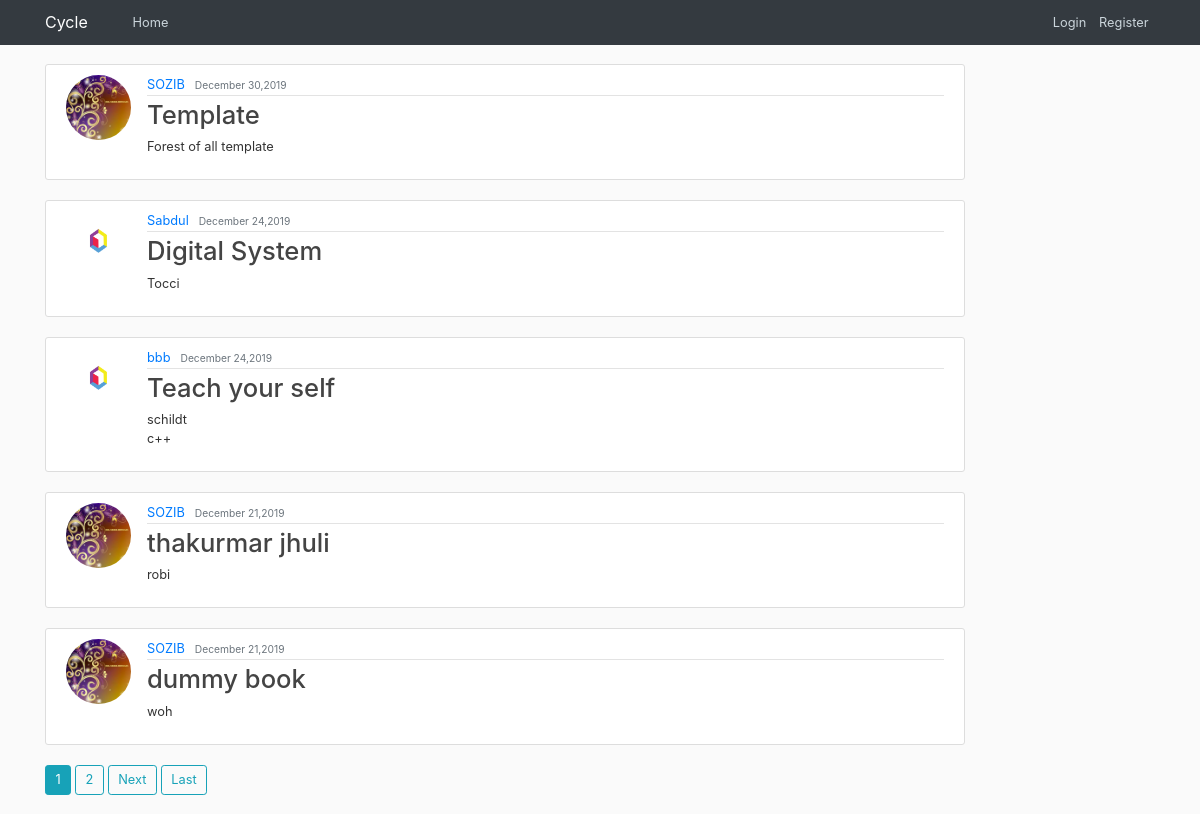
Before: / with the older database file.
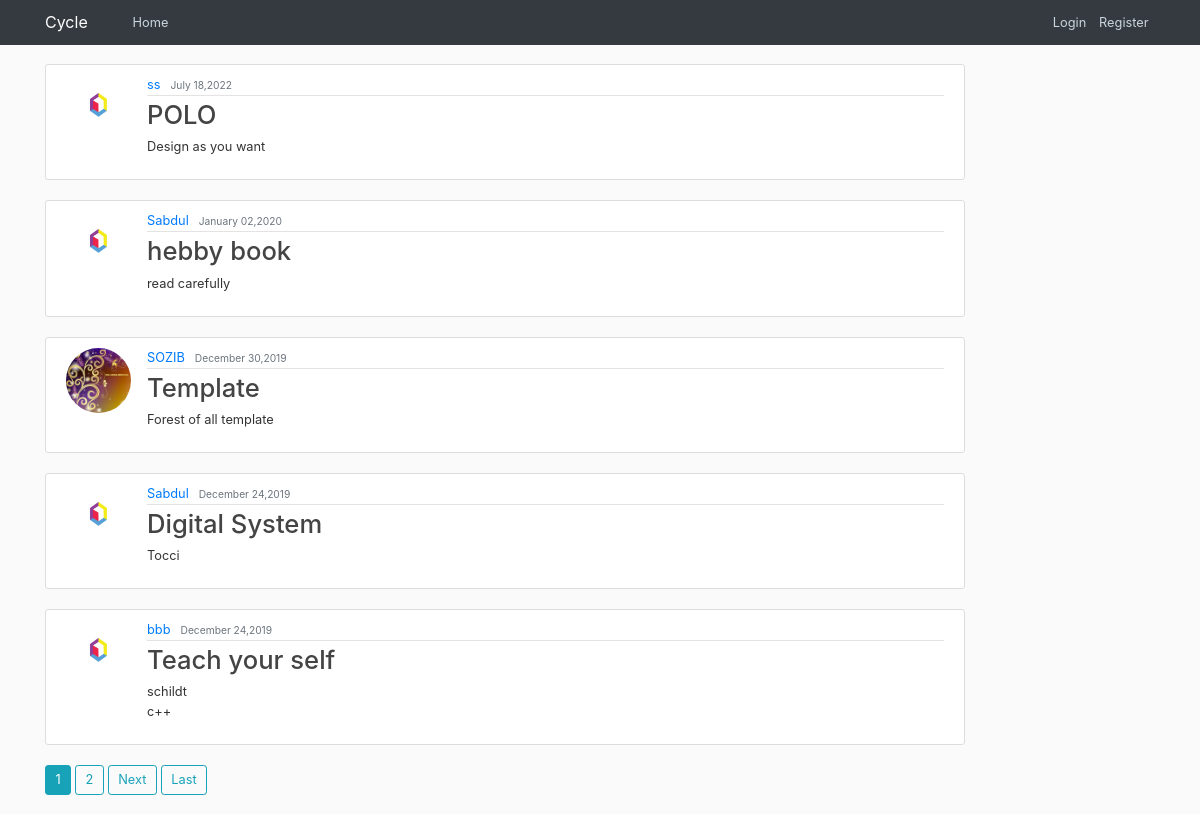
After: the same page with the newer database file.
### bookpark/models.py (models this page shows, shortened)
class Post(models.Model):
    book_name = models.CharField(max_length = 100)
    book_description = models.TextField()
    post_date = models.DateTimeField(default = timezone.now)
    author = models.ForeignKey(User,on_delete = models.CASCADE)

### user/models.py (models this page shows, shortened)
class Profile(models.Model):
    user = models.OneToOneField(User,on_delete = models.CASCADE)
    image = models.ImageField(default = 'default.jpg',upload_to = 'profile_pics')

### bookpark/views.py (the view)
# urls.py: path('',PostListView.as_view(),name = 'home'),
class PostListView(ListView):
    model = Post
    template_name = 'bookpark/home.html'
    context_object_name = 'posts'
    ordering = ['-post_date']
    paginate_by = 5

### bookpark/templates/bookpark/home.html (shortened to what this page needs)
{% extends "bookpark/root.html" %}
{% block body %}
    {% for post in posts %}
    <article class="media content-section">
            <img class="rounded-circle article-img" src="{{ post.author.profile.image.url }}" alt="  ">
            <div class="media-body">
              <div class="article-metadata">
                <a class="mr-2" href="#">{{ post.author }}</a>
                <small class="text-muted">{{ post.post_date|date:"F d,Y" }}</small>
              </div>
              <h2><a class="article-title" href="{% url 'post_detail' post.id %}"> {{ post.book_name }} </a></h2>
              <p class="article-content">{{ post.book_description }}</p>
            </div>
          </article>
    {% endfor %}
    {% if is_paginated %}
      {% for num in page_obj.paginator.page_range %}
          {% if page_obj.number == num %}
            <a class="btn btn-info mb-4" href="?page={{ num }}"> {{ num }} </a>
          {% elif num > page_obj.number|add:'-3' and num < page_obj.number|add:'3' %}
          <a class="btn btn-outline-info mb-4" href="?page={{ num }}"> {{ num }} </a>
          {% endif %}
      {% endfor %}
      {% if page_obj.has_next %}
      <a class="btn btn-outline-info mb-4" href="?page={{ page_obj.next_page_number }}"> Next</a>
      <a class="btn btn-outline-info mb-4" href="?page={{ page_obj.paginator.num_pages }}"> Last</a>
     {% endif %}
    {% endif %}
{% endblock body %}

### bookpark/templates/bookpark/root.html (shortened to what this page needs)
{% load static %}
<!DOCTYPE html>
<html>
    <head>
        <link rel="stylesheet" href="https://stackpath.bootstrapcdn.com/bootstrap/4.3.1/css/bootstrap.min.css">
        <link rel="stylesheet" type="text/css" href="{% static 'bookpark/root.css'%}">
    </head>
    <body>
            <header class="site-header">
                    <nav class="navbar navbar-expand-md navbar-dark bg-dark fixed-top">
                      <div class="container">
                          <a class="navbar-brand mr-5" href="{% url 'home' %}">Cycle</a>
                          <div class="collapse navbar-collapse" id="navbarCollapse">
                            <div class="navbar-nav mr-auto">
                              <a class="nav-item nav-link" href="{% url 'home' %}">Home</a>
                            </div>
                            <div class="navbar-nav ml-auto">
                              {% if user.is_authenticated %}
                                    <a class="nav-item nav-link" href="{% url 'post_create' %}">New Post</a>
                                    <a class="nav-item nav-link" href="{% url 'profile' %}">Profile</a>
                                    <a class="nav-item nav-link" href="{% url 'logout' %}">Logout</a>
                              {% else %}
                                    <a class="nav-item nav-link" href="{% url 'login' %}">Login</a>
                                    <a class="nav-item nav-link" href="{% url 'register' %}">Register</a>
                              {% endif %}
                            </div>
                          </div>
                      </div>
                    </nav>
              </header>
                  <main role="main" class="container">
                        <div class="row">
                          <div class="col-md-10">
                            {% block body %}{% endblock %}
                          </div>
                        </div>
                    </main>
    </body>
</html>

### bookpark/static/bookpark/root.css (style rules this page uses)
html { font-size: 80%; }
body { background: #fafafa; color: #333333; margin-top: 5rem; }
h1, h2, h3, h4, h5, h6 { color: #444444; }
.site-header .navbar-nav .nav-link { color: #cbd5db; }
.content-section { background: #ffffff; padding: 10px 20px; border: 1px solid #dddddd; border-radius: 3px; margin-bottom: 20px; }
.article-title { color: #444444; }
.article-content { white-space: pre-line; }
.article-img { height: 65px; width: 65px; margin-right: 16px; }
.article-metadata { padding-bottom: 1px; margin-bottom: 4px; border-bottom: 1px solid #e3e3e3 }

Changed rows visible on the page:
no longer on this page (row unchanged): Post: author.profile.image (picture), author "SOZIB", post_date "December 21,2019", book_name "thakurmar jhuli", book_description "robi"
no longer on this page (row unchanged): Post: author.profile.image (picture), author "SOZIB", post_date "December 21,2019", book_name "dummy book", book_description "woh"
added Post: author.profile.image (placeholder picture), author "ss", post_date "July 18,2022", book_name "POLO", book_description "Design as you want"
added Post: author.profile.image (picture), author "Sabdul", post_date "January 02,2020", book_name "hebby book", book_description "read carefully"
